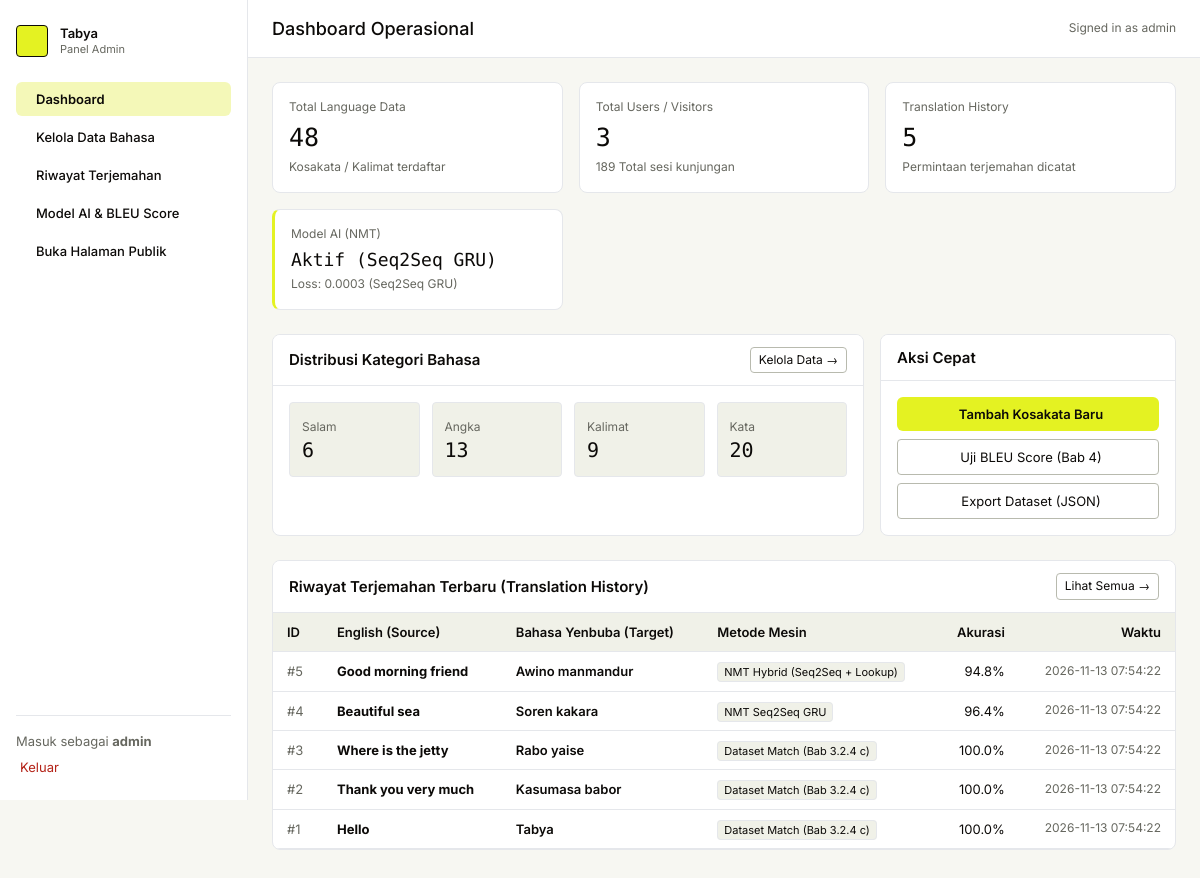
The page /admin/index.php (signed in) on the database its author committed.
### tables this page shows
CREATE TABLE `translation_logs` (
  `id` int NOT NULL AUTO_INCREMENT,
  `source_text` text NOT NULL,
  `translated_text` text NOT NULL,
  `translation_method` varchar(50) NOT NULL DEFAULT 'NMT Seq2Seq',
  `confidence_score` decimal(5,2) DEFAULT '0.00',
  `ip_address` varchar(45) DEFAULT NULL,
  `user_agent` varchar(255) DEFAULT NULL,
  `created_at` timestamp NULL DEFAULT CURRENT_TIMESTAMP,
  PRIMARY KEY (`id`)
);

### includes/auth.php (called while the page is built, shortened)
<?php
function is_admin_logged_in() {
    return isset($_SESSION['admin_id']) && !empty($_SESSION['admin_id']);
}
function get_logged_admin() {
    return [
        'id' => $_SESSION['admin_id'],
        'username' => $_SESSION['admin_username'],
        'full_name' => $_SESSION['admin_fullname'] ?? 'Admin',
        'email' => $_SESSION['admin_email'] ?? ''
    ];
}

### admin/index.php (the view, shortened to what this page needs)
<?php
require_once __DIR__ . '/../includes/auth.php';
$admin = get_logged_admin();
$conn = get_db_connection();
$qData = $conn->query("SELECT COUNT(*) AS total FROM datasets");
$totalLanguageData = $qData ? $qData->fetch_assoc()['total'] : 0;
$qUsers = $conn->query("SELECT COUNT(DISTINCT ip_address) AS total_users, COUNT(*) AS total_hits FROM visitors");
$userData = $qUsers ? $qUsers->fetch_assoc() : ['total_users' => 0, 'total_hits' => 0];
$totalUsers = max($userData['total_users'], 1);
$qTrans = $conn->query("SELECT COUNT(*) AS total FROM translation_logs");
$totalTranslations = $qTrans ? $qTrans->fetch_assoc()['total'] : 0;
$qCat = $conn->query("SELECT category, COUNT(*) as count FROM datasets GROUP BY category");
$catStats = [];
while ($row = $qCat->fetch_assoc()) {
    $catStats[$row['category']] = $row['count'];
}
$qRecent = $conn->query("SELECT id, source_text, translated_text, translation_method, confidence_score, created_at FROM translation_logs ORDER BY id DESC LIMIT 6");
$recentLogs = $qRecent ? $qRecent->fetch_all(MYSQLI_ASSOC) : [];
$metaFile = __DIR__ . '/../python/training_meta.json';
$modelStatus = 'Aktif (Seq2Seq GRU)';
$modelLoss = '0.0004';
if (file_exists($metaFile)) {
    $meta = json_decode(file_get_contents($metaFile), true);
    if (!empty($meta['final_loss'])) {
        $modelLoss = $meta['final_loss'];
    }
}
?>
<!DOCTYPE html>
<html lang="id">
<head>
  <link rel="stylesheet" href="../assets/css/admin.css">
</head>
<body>
  <div class="admin-shell-body">
    <aside class="admin-sidebar">
      <a href="index.php" class="sidebar-brand">
        <span class="brand-icon-sq" aria-hidden="true">
        </span>
        <div style="display: flex; flex-direction: column;">
          <span style="font-size: 13px; font-weight: 600;">Tabya</span>
          <span style="font-size: 11px; color: var(--color-text-muted);">Panel Admin</span>
        </div>
      </a>
      <nav aria-label="Navigasi admin" class="sidebar-nav">
        <a href="index.php" class="sidebar-link" aria-current="page">
          Dashboard
        </a>
        <a href="dataset.php" class="sidebar-link">
          Kelola Data Bahasa
        </a>
        <a href="history.php" class="sidebar-link">
          Riwayat Terjemahan
        </a>
        <a href="model_eval.php" class="sidebar-link">
          Model AI & BLEU Score
        </a>
        <a href="../index.php" target="_blank" class="sidebar-link">
          Buka Halaman Publik
        </a>
      </nav>
      <div class="sidebar-footer">
        <span>Masuk sebagai <strong><?= htmlspecialchars($admin['username']) ?></strong></span>
        <a href="logout.php" style="color: var(--color-danger); text-decoration: none; font-size: 13px; display: inline-flex; align-items: center; gap: 4px;">
          Keluar
        </a>
      </div>
    </aside>
    <div style="min-width: 0; display: flex; flex-direction: column;">
      <header class="admin-header">
        <div class="admin-title-area">
          <h1>Dashboard Operasional</h1>
        </div>
        <span style="font-size: 12px; color: var(--color-text-muted);">Signed in as admin</span>
      </header>
      <main class="admin-content">
        <div class="stat-ledger-grid">
          <div class="stat-ledger-card">
            <span class="stat-label">Total Language Data</span>
            <span class="stat-value"><?= $totalLanguageData ?></span>
            <span class="stat-meta">Kosakata / Kalimat terdaftar</span>
          </div>
          <div class="stat-ledger-card">
            <span class="stat-label">Total Users / Visitors</span>
            <span class="stat-value"><?= $totalUsers ?></span>
            <span class="stat-meta"><?= $userData['total_hits'] ?? 0 ?> Total sesi kunjungan</span>
          </div>
          <div class="stat-ledger-card">
            <span class="stat-label">Translation History</span>
            <span class="stat-value"><?= $totalTranslations ?></span>
            <span class="stat-meta">Permintaan terjemahan dicatat</span>
          </div>
          <div class="stat-ledger-card" style="border-left: 3px solid var(--color-primary);">
            <span class="stat-label">Model AI (NMT)</span>
            <span class="stat-value" style="font-size: 18px; line-height: 1.4;"><?= $modelStatus ?></span>
            <span class="stat-meta font-mono">Loss: <?= $modelLoss ?> (Seq2Seq GRU)</span>
          </div>
        </div>
        <div style="display: grid; grid-template-columns: 2fr 1fr; gap: 16px; margin-bottom: 24px;">
          <div class="admin-panel" style="margin-bottom: 0;">
            <div class="panel-head">
              <h2>Distribusi Kategori Bahasa</h2>
              <a href="dataset.php" class="btn-secondary" style="font-size: 12px; padding: 4px 8px;">Kelola Data &rarr;</a>
            </div>
            <div style="padding: 16px; display: grid; grid-template-columns: repeat(auto-fit, minmax(110px, 1fr)); gap: 12px;">
              <div style="padding: 12px; background: var(--color-surface-muted); border-radius: var(--radius-compact); border: 1px solid var(--color-border);">
                <span class="stat-label">Salam</span>
                <div class="stat-value" style="font-size: 20px;"><?= $catStats['greeting'] ?? 0 ?></div>
              </div>
              <div style="padding: 12px; background: var(--color-surface-muted); border-radius: var(--radius-compact); border: 1px solid var(--color-border);">
                <span class="stat-label">Angka</span>
                <div class="stat-value" style="font-size: 20px;"><?= $catStats['number'] ?? 0 ?></div>
              </div>
              <div style="padding: 12px; background: var(--color-surface-muted); border-radius: var(--radius-compact); border: 1px solid var(--color-border);">
                <span class="stat-label">Kalimat</span>
                <div class="stat-value" style="font-size: 20px;"><?= $catStats['sentence'] ?? 0 ?></div>
              </div>
              <div style="padding: 12px; background: var(--color-surface-muted); border-radius: var(--radius-compact); border: 1px solid var(--color-border);">
                <span class="stat-label">Kata</span>
                <div class="stat-value" style="font-size: 20px;"><?= $catStats['word'] ?? 0 ?></div>
              </div>
            </div>
          </div>
          <div class="admin-panel" style="margin-bottom: 0; display: flex; flex-direction: column;">
            <div class="panel-head">
              <h2>Aksi Cepat</h2>
            </div>
            <div style="padding: 16px; display: flex; flex-direction: column; gap: 8px; flex: 1; justify-content: center;">
              <a href="dataset.php?action=add" class="btn-primary" style="justify-content: center;">
                Tambah Kosakata Baru
              </a>
              <a href="model_eval.php" class="btn-secondary" style="justify-content: center;">
                Uji BLEU Score (Bab 4)
              </a>
              <a href="dataset.php?action=export&format=json" class="btn-secondary" style="justify-content: center;">
                Export Dataset (JSON)
              </a>
            </div>
          </div>
        </div>
        <div class="admin-panel">
          <div class="panel-head">
            <h2>Riwayat Terjemahan Terbaru (Translation History)</h2>
            <a href="history.php" class="btn-secondary" style="font-size: 12px; padding: 4px 8px;">Lihat Semua &rarr;</a>
          </div>
          <div style="overflow-x: auto;">
            <table class="admin-table">
              <thead>
                <tr>
                  <th style="width: 50px;">ID</th>
                  <th>English (Source)</th>
                  <th>Bahasa Yenbuba (Target)</th>
                  <th>Metode Mesin</th>
                  <th style="text-align: right;">Akurasi</th>
                  <th style="text-align: right;">Waktu</th>
                </tr>
              </thead>
              <tbody>
                <?php if (empty($recentLogs)): ?>
                  <tr>
                    <td colspan="6" style="text-align: center; color: var(--color-text-muted); padding: 24px;">
                      Belum ada riwayat aktivitas terjemahan.
                    </td>
                  </tr>
                <?php else: ?>
                  <?php foreach ($recentLogs as $log): ?>
                    <tr>
                      <td class="font-mono" style="color: var(--color-text-muted);">#<?= $log['id'] ?></td>
                      <td><strong><?= htmlspecialchars($log['source_text']) ?></strong></td>
                      <td style="font-weight: 600;"><?= htmlspecialchars($log['translated_text']) ?></td>
                      <td>
                        <span style="font-size: 11px; padding: 2px 6px; border-radius: var(--radius-compact); background: var(--color-surface-muted); border: 1px solid var(--color-border);">
                          <?= htmlspecialchars($log['translation_method']) ?>
                        </span>
                      </td>
                      <td class="font-mono" style="text-align: right;"><?= number_format($log['confidence_score'], 1) ?>%</td>
                      <td class="font-mono" style="font-size: 12px; color: var(--color-text-muted); text-align: right;">
                        <?= htmlspecialchars($log['created_at']) ?>
                      </td>
                    </tr>
                  <?php endforeach; ?>
                <?php endif; ?>
              </tbody>
            </table>
          </div>
        </div>
      </main>
    </div>
  </div>
</body>
</html>

### rows shown on the page
translation_logs: id "5", source_text "Good morning friend", translated_text "Awino manmandur", translation_method "NMT Hybrid (Seq2Seq + Lookup)", confidence_score "94.8", created_at "2026-11-13 07:54:22"
translation_logs: id "4", source_text "Beautiful sea", translated_text "Soren kakara", translation_method "NMT Seq2Seq GRU", confidence_score "96.4", created_at "2026-11-13 07:54:22"
translation_logs: id "3", source_text "Where is the jetty", translated_text "Rabo yaise", translation_method "Dataset Match (Bab 3.2.4 c)", confidence_score "100.0", created_at "2026-11-13 07:54:22"
translation_logs: id "2", source_text "Thank you very much", translated_text "Kasumasa babor", translation_method "Dataset Match (Bab 3.2.4 c)", confidence_score "100.0", created_at "2026-11-13 07:54:22"
translation_logs: id "1", source_text "Hello", translated_text "Tabya", translation_method "Dataset Match (Bab 3.2.4 c)", confidence_score "100.0", created_at "2026-11-13 07:54:22"

### other values the page prints
$admin['username'] "admin"
$totalLanguageData "48"
$totalUsers "3"
$userData['total_hits'] "189"
$totalTranslations "5"
$modelStatus "Aktif (Seq2Seq GRU)"
$modelLoss "0.0003"
$catStats['greeting'] "6"
$catStats['number'] "13"
$catStats['sentence'] "9"
$catStats['word'] "20"
